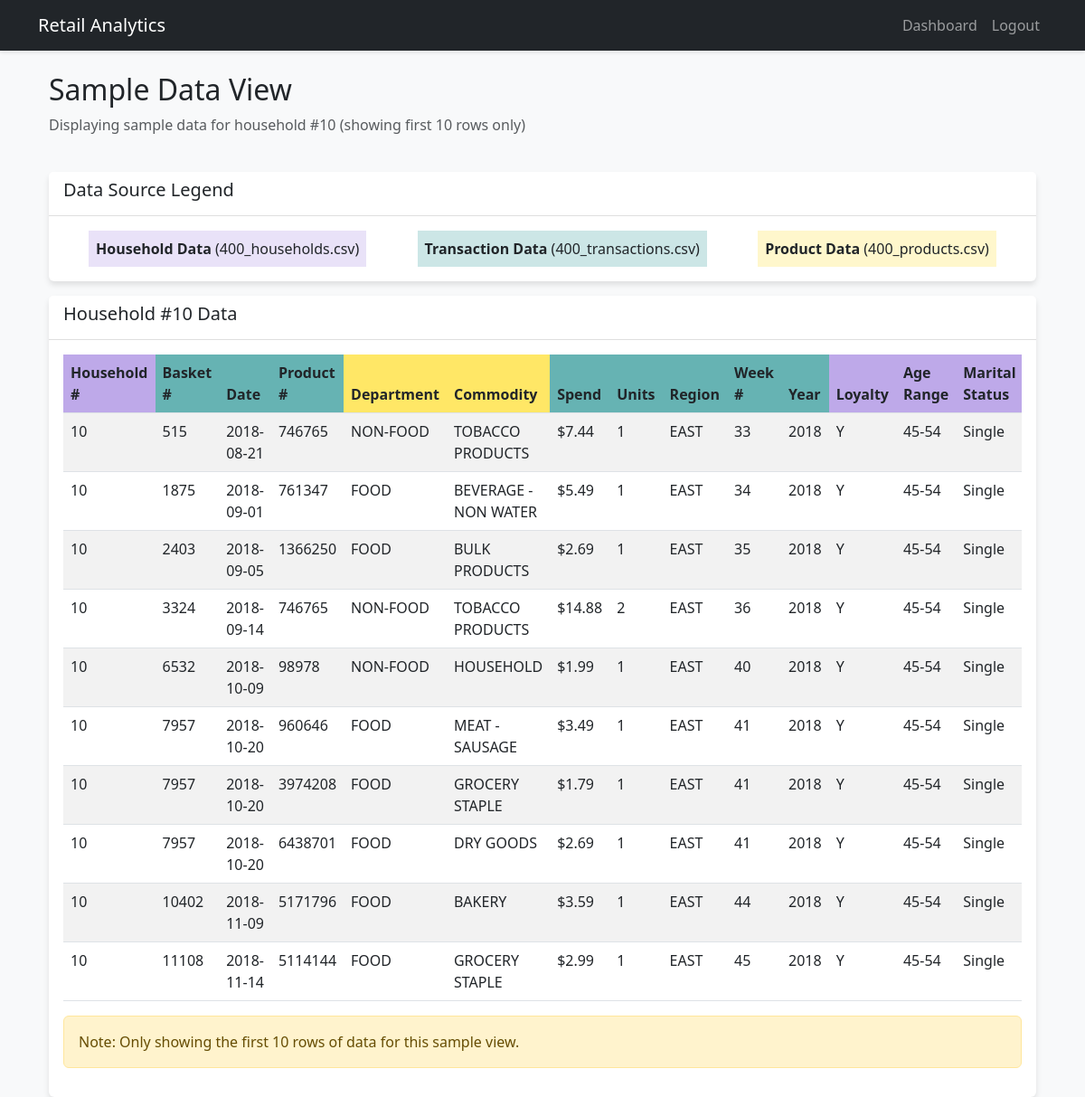
Screenshot of /sample_data (signed in) with the database file from the repository.
### app.py (models this page shows)
class Transaction(db.Model):
    id = db.Column(db.Integer, primary_key=True)
    basket_num = db.Column(db.Integer, nullable=False)
    hshd_num = db.Column(db.Integer, nullable=False)
    purchase_date = db.Column(db.Date)
    product_num = db.Column(db.Integer, nullable=False)
    spend = db.Column(db.Float)
    units = db.Column(db.Integer)
    store_r = db.Column(db.String(20))
    week_num = db.Column(db.Integer)
    year = db.Column(db.Integer)

class Household(db.Model):
    id = db.Column(db.Integer, primary_key=True)
    hshd_num = db.Column(db.Integer, nullable=False)
    loyalty_flag = db.Column(db.String(1))
    age_range = db.Column(db.String(10))
    marital = db.Column(db.String(20))
    income_range = db.Column(db.String(20))
    homeowner = db.Column(db.String(20))
    hshd_composition = db.Column(db.String(50))
    hh_size = db.Column(db.String(10))
    children = db.Column(db.String(10))

### app.py (the view)
@app.route("/sample_data")
@login_required
def sample_data():
    household = Household.query.filter_by(hshd_num=10).first()
    if household:
        transactions = (
            Transaction.query.filter_by(hshd_num=10)
            .order_by(
                Transaction.basket_num,
                Transaction.purchase_date,
                Transaction.product_num,
            )
            .all()
        )
        if transactions:
            product_nums = [t.product_num for t in transactions]
            products_dict = {}
            products = Product.query.filter(Product.product_num.in_(product_nums)).all()
            for product in products:
                products_dict[product.product_num] = product
            combined_data = []
            for transaction in transactions:
                product = products_dict.get(transaction.product_num)
                if product:
                    combined_data.append(
                        {
                            "hshd_num": transaction.hshd_num,
                            "basket_num": transaction.basket_num,
                            "purchase_date": transaction.purchase_date,
                            "product_num": transaction.product_num,
                            "department": product.department,
                            "commodity": product.commodity,
                            "spend": transaction.spend,
                            "units": transaction.units,
                            "store_r": transaction.store_r,
                            "week_num": transaction.week_num,
                            "year": transaction.year,
                            "brand_ty": product.brand_ty,
                            "natural_organic_flag": product.natural_organic_flag,
                        }
                    )
            combined_data = combined_data[:10]
        else:
            combined_data = []
    else:
        transactions = []
        products = []
        combined_data = []
    return render_template(
        "sample_data.html", household=household, combined_data=combined_data
    )

### app.py (called while the page is built)
@login_manager.user_loader
def load_user(user_id):
    return User.query.get(int(user_id))

### templates/sample_data.html (shortened to what this page needs)
{% extends "base.html" %} {% block content %}
<div class="container">
  <div class="row mb-4">
    <div class="col">
      <h2>Sample Data View</h2>
      <p class="text-muted">
        Displaying sample data for household #10 (showing first 10 rows only)
      </p>
    </div>
  </div>
  <div class="row mb-3">
    <div class="col">
      <div class="card">
        <div class="card-header">
          <h5 class="card-title">Data Source Legend</h5>
        </div>
        <div class="card-body">
          <div class="d-flex justify-content-around">
            <div class="p-2 household-column">
              <strong>Household Data</strong> (400_households.csv)
            </div>
            <div class="p-2 transaction-column">
              <strong>Transaction Data</strong> (400_transactions.csv)
            </div>
            <div class="p-2 product-column">
              <strong>Product Data</strong> (400_products.csv)
            </div>
          </div>
        </div>
      </div>
    </div>
  </div>
  <div class="row">
    <div class="col">
      <div class="card">
        <div class="card-header">
          <h5 class="card-title">Household #10 Data</h5>
        </div>
        <div class="card-body">
          <div class="table-responsive">
            <table class="table table-striped table-hover">
              <thead>
                <tr>
                  <th class="household-column">Household #</th>
                  <th class="transaction-column">Basket #</th>
                  <th class="transaction-column">Date</th>
                  <th class="transaction-column">Product #</th>
                  <th class="product-column">Department</th>
                  <th class="product-column">Commodity</th>
                  <th class="transaction-column">Spend</th>
                  <th class="transaction-column">Units</th>
                  <th class="transaction-column">Region</th>
                  <th class="transaction-column">Week #</th>
                  <th class="transaction-column">Year</th>
                  <th class="household-column">Loyalty</th>
                  <th class="household-column">Age Range</th>
                  <th class="household-column">Marital Status</th>
                </tr>
              </thead>
              <tbody>
                {% if combined_data %} {% for item in combined_data %}
                <tr>
                  <td class="household-column">{{ item.hshd_num }}</td>
                  <td class="transaction-column">{{ item.basket_num }}</td>
                  <td class="transaction-column">
                    {{ item.purchase_date.strftime('%Y-%m-%d') }}
                  </td>
                  <td class="transaction-column">{{ item.product_num }}</td>
                  <td class="product-column">{{ item.department }}</td>
                  <td class="product-column">{{ item.commodity }}</td>
                  <td class="transaction-column">
                    ${{ "%.2f"|format(item.spend) }}
                  </td>
                  <td class="transaction-column">{{ item.units }}</td>
                  <td class="transaction-column">{{ item.store_r }}</td>
                  <td class="transaction-column">{{ item.week_num }}</td>
                  <td class="transaction-column">{{ item.year }}</td>
                  <td class="household-column">{{ household.loyalty_flag }}</td>
                  <td class="household-column">{{ household.age_range }}</td>
                  <td class="household-column">{{ household.marital }}</td>
                </tr>
                {% endfor %} {% else %}
                <tr>
                  <td colspan="19" class="text-center">
                    No data found for household #10
                  </td>
                </tr>
                {% endif %}
              </tbody>
            </table>
            {% if combined_data %}
            <div class="alert alert-warning mt-3">
               Note: Only showing the first 10
              rows of data for this sample view.
            </div>
            {% endif %}
          </div>
        </div>
      </div>
    </div>
  </div>
</div>
{% endblock %}

### templates/base.html (shortened to what this page needs)
<!DOCTYPE html>
<html lang="en">
<head>
    <link href="https://cdn.jsdelivr.net/npm/bootstrap@5.3.0/dist/css/bootstrap.min.css" rel="stylesheet">
    <link rel="stylesheet" href="{{ url_for('static', filename='css/style.css') }}">
</head>
<body>
    <nav class="navbar navbar-expand-lg navbar-dark bg-dark">
        <div class="container">
            <a class="navbar-brand" href="{{ url_for('index') }}">Retail Analytics</a>
            <div class="collapse navbar-collapse" id="navbarNav">
                <ul class="navbar-nav ms-auto">
                    {% if current_user.is_authenticated %}
                        <li class="nav-item">
                            <a class="nav-link" href="{{ url_for('dashboard') }}">Dashboard</a>
                        </li>
                        <li class="nav-item">
                            <a class="nav-link" href="{{ url_for('logout') }}">Logout</a>
                        </li>
                    {% endif %}
                </ul>
            </div>
        </div>
    </nav>
    <div class="container mt-4">
        {% block content %}{% endblock %}
    </div>
</body>
</html>

### static/css/style.css (style rules this page uses)
body { background-color: #f8f9fa; }
.card { box-shadow: 0 4px 6px rgba(0, 0, 0, 0.1); border: none; }
.card-header { background-color: #fff; border-bottom: 1px solid rgba(0, 0, 0, 0.125); }
.navbar { box-shadow: 0 2px 4px rgba(0, 0, 0, 0.1); }

### templates/sample_data.html (style rules this page uses)
.household-column { background-color: rgba( 147, 112, 219, 0.2 ); }
.transaction-column { background-color: rgba( 0, 128, 128, 0.2 ); }
.product-column { background-color: rgba( 255, 215, 0, 0.2 ); }
thead th.household-column { background-color: rgba(147, 112, 219, 0.6); }
thead th.transaction-column { background-color: rgba(0, 128, 128, 0.6); }
thead th.product-column { background-color: rgba(255, 215, 0, 0.6); }

### rows the page displays
Transaction: hshd_num "10", basket_num "515", purchase_date "2018-08-21", product_num "746765", department "NON-FOOD", commodity "TOBACCO PRODUCTS", spend "7.44", units "1", store_r "EAST", week_num "33", year "2018"
Household: loyalty_flag "Y", age_range "45-54", marital "Single", loyalty_flag "Y" "Y" "Y" "Y" "Y" "Y", age_range "45-54" "45-54" "45-54" "45-54" "45-54" "45-54", marital "Single" "Single" "Single" "Single" "Single" "Single"
Transaction: hshd_num "10", basket_num "1875", purchase_date "2018-09-01", product_num "761347", department "FOOD", commodity "BEVERAGE - NON WATER", spend "5.49", units "1", store_r "EAST", week_num "34", year "2018"
Transaction: hshd_num "10", basket_num "7957", purchase_date "2018-10-20", product_num "3974208", department "FOOD", commodity "GROCERY STAPLE", spend "1.79", units "1", store_r "EAST", week_num "41", year "2018"
Transaction: hshd_num "10", basket_num "7957", purchase_date "2018-10-20", product_num "6438701", department "FOOD", commodity "DRY GOODS", spend "2.69", units "1", store_r "EAST", week_num "41", year "2018"

### other values shown
{{ item.hshd_num }} "10" "10" "10" "10" "10" "10"
{{ item.basket_num }} "2403" "3324" "6532" "7957" "10402" "11108"
{{ item.purchase_date.strftime('%Y-%m-%d') }} "2018-09-05" "2018-09-14" "2018-10-09" "2018-10-20" "2018-11-09" "2018-11-14"
{{ item.product_num }} "1366250" "746765" "98978" "960646" "5171796" "5114144"
{{ item.department }} "FOOD" "NON-FOOD" "NON-FOOD" "FOOD" "FOOD" "FOOD"
{{ item.commodity }} "BULK PRODUCTS" "TOBACCO PRODUCTS" "HOUSEHOLD" "MEAT - SAUSAGE" "BAKERY" "GROCERY STAPLE"
{{ "%.2f"|format(item.spend) }} "2.69" "14.88" "1.99" "3.49" "3.59" "2.99"
{{ item.units }} "1" "2" "1" "1" "1" "1"
{{ item.store_r }} "EAST" "EAST" "EAST" "EAST" "EAST" "EAST"
{{ item.week_num }} "35" "36" "40" "41" "44" "45"
{{ item.year }} "2018" "2018" "2018" "2018" "2018" "2018"
